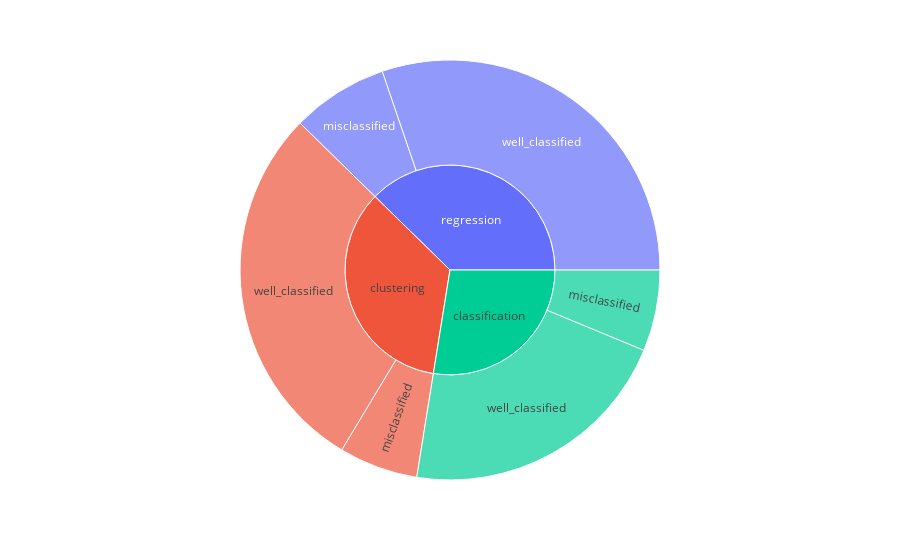

Write notebook code for a chart like this one.
### Markdown cell above
Percentage of misclassified samples :

*  Regression ~ 20.6 %
*  Classification ~ 20.5 %
*  Clustering ~ 20.2 %

### Code cell
with_oversampling("../data/technique_data.csv")

### Figure 1 — Plotly figure (JSON) as saved in the notebook; plotly's stock layout.template omitted (floating-point values rounded to 4 significant figures)
{"data": [{"branchvalues": "total", "domain": {"x": [0, 1], "y": [0, 1]}, "hovertemplate": "labels=%{label}<br>value=%{value}<br>parent=%{parent}<br>id=%{id}<extra></extra>", "ids": ["classification/misclassified", "clustering/misclassified", "regression/misclassified", "classification/well_classified", "clustering/well_classified", "regression/well_classified", "classification", "clustering", "regression"], "labels": ["misclassified", "misclassified", "misclassified", "well_classified", "well_classified", "well_classified", "classification", "clustering", "regression"], "name": "", "parents": ["classification", "clustering", "regression", "classification", "clustering", "regression", "", "", ""], "type": "sunburst", "values": [37, 36, 44, 126, 170, 179, 163, 206, 223]}], "layout": {"legend": {"tracegroupgap": 0}, "margin": {"t": 60}}}
